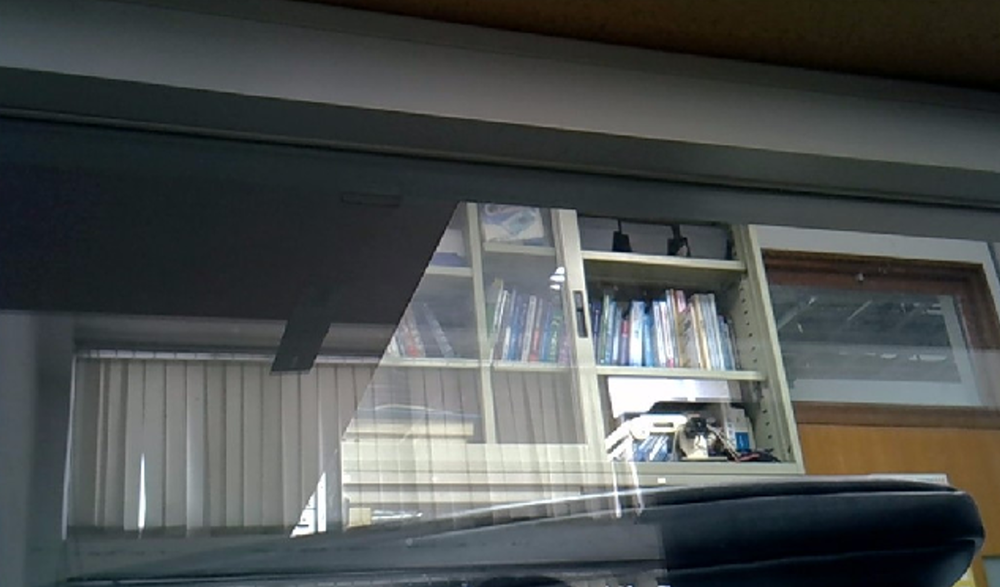
#> input picture 自動光學檢測/W2/P1.png, 1000 x 587 px, shrunk from 1652 x 969 before the run, found by its file name
$ python class1.py
#> lines starting #> are read from the running program, lines starting #| are printed output that depends on the picture

import cv2
import numpy as np
import matplotlib.pyplot as plt
import math

# 全域變數：用來儲存滑鼠點擊資訊
# 格式: [(x1, y1, 'gray'/'mosaic'), (x2, y2, 'gray'/'mosaic')]
clicked_points = []

# Matplotlib 子圖(軸)物件，稍後在 main() 裡面指定
ax_gray = None
ax_mosaic = None

# 逐區塊馬賽克處理函式
def mosaic_average(gray_img, block_size):
    h, w = gray_img.shape
    for j in range(0, h, block_size):
        for i in range(0, w, block_size):
            # 取出區塊
            block = gray_img[j:j+block_size, i:i+block_size]
            # 計算該區塊的平均灰階值 (用 float32 避免整數截斷)
            avg_val = np.mean(block, dtype=np.float32)
            # 將此區塊填上平均值
            gray_img[j:j+block_size, i:i+block_size] = avg_val
    return gray_img

def on_click(event):
    global clicked_points, ax_gray, ax_mosaic

    if event.inaxes is None:
        return  # 點在圖框外，不處理

    xdata = event.xdata
    ydata = event.ydata
    if xdata is None or ydata is None:
        return  # 可能點在坐標軸邊緣，取不到有效座標

    # 判斷點擊到哪個子圖
    if event.inaxes == ax_gray:
        clicked_points.append((xdata, ydata, 'gray'))
    elif event.inaxes == ax_mosaic:
        clicked_points.append((xdata, ydata, 'mosaic'))
    else:
        return

    # 當收集到兩個點，計算歐幾里得距離
    if len(clicked_points) == 2:
        (x1, y1, which1), (x2, y2, which2) = clicked_points

        if which1 == which2:
            # 僅在同一張影像上計算距離
            dx = x1 - x2
            dy = y1 - y2
            dist = math.sqrt(dx**2 + dy**2)
            print(f"兩點距離（{which1}）: {dist:.2f} pixels")
        else:
            print("兩點分別在不同影像上，無法計算距離。")

        # 清空 clicked_points，方便下次量測
        clicked_points = []

def main():
    global ax_gray, ax_mosaic

    # 從檔案讀取圖片
    cap = cv2.imread('W2\P1.png')
#> cap is the input picture: shape (587, 1000, 3); mean B, G, R 79.9, 80.5, 76.6

    # 檢查圖片是否正確讀取
    if cap is None:
        print("無法讀取圖片，請檢查檔案路徑。")
        return

    # 將影像轉為灰階
    gray_img = cv2.cvtColor(cap, cv2.COLOR_BGR2GRAY)
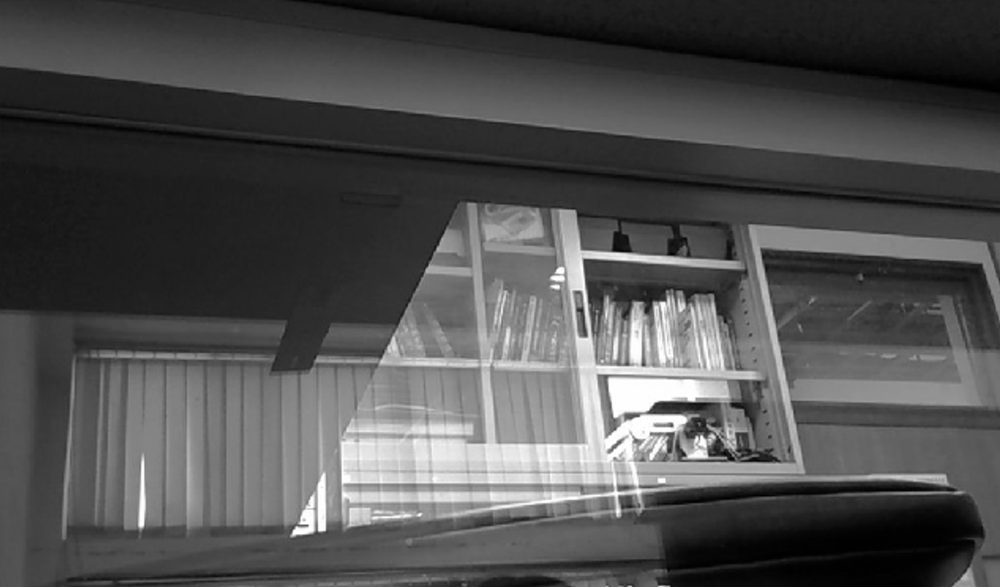
#> gray_img: shape (587, 1000); min 0, max 255, mean 79.3

    # 設定馬賽克區塊大小 (學號後兩碼/2)
    block_size = 49

    # 產生馬賽克影像
    mosaic_img = gray_img.copy()
    mosaic_img = mosaic_average(mosaic_img, block_size)
#> after the loop in mosaic_average, `for j in range(0, h, block_size):`: block: shape (48, 20); every value is 85
#> after the loop in mosaic_average, `for j in range(0, h, block_size):`:
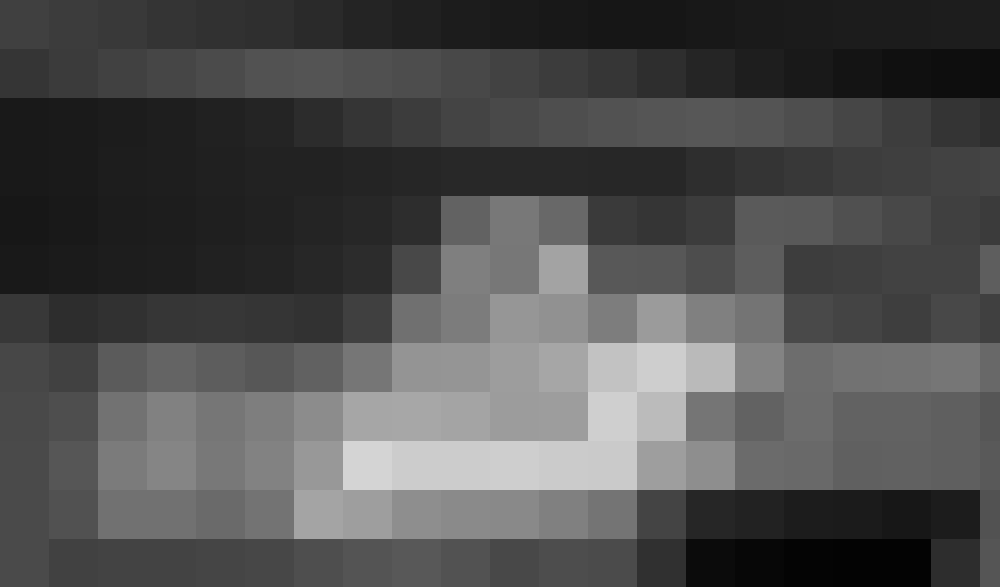
#> gray_img: shape (587, 1000); min 3, max 212, mean 78.8

    # 使用 Matplotlib 顯示兩張影像
    fig, (ax_gray, ax_mosaic) = plt.subplots(1, 2, figsize=(12, 6))

    # 左側顯示原始灰階影像
    ax_gray.imshow(gray_img, cmap='gray')
    ax_gray.set_title("gray")
    ax_gray.set_xlabel("X")
    ax_gray.set_ylabel("Y")

    # 右側顯示馬賽克影像
    ax_mosaic.imshow(mosaic_img, cmap='gray')
    ax_mosaic.set_title(f"mosaic (block_size={block_size})")
    ax_mosaic.set_xlabel("X")
    ax_mosaic.set_ylabel("Y")

    # 綁定滑鼠事件，用於量測兩點之間的距離
    fig.canvas.mpl_connect('button_press_event', on_click)

    # 顯示 Matplotlib 視窗
    plt.tight_layout()
    plt.show()
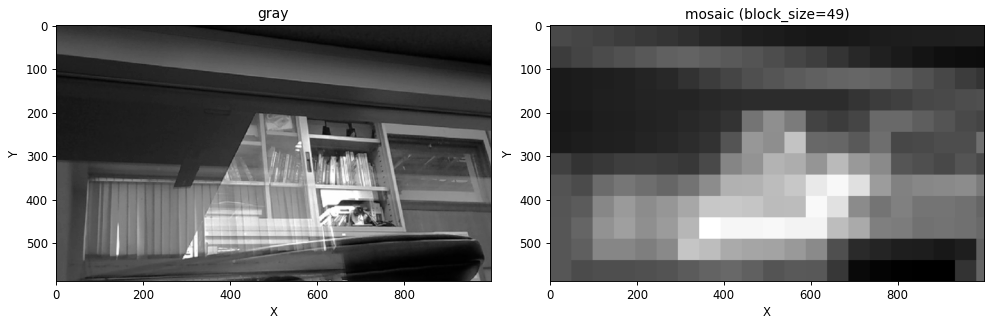
#> figure drawn by matplotlib, 2 panels

if __name__ == "__main__":
    main()

$ run again, with 自動光學檢測/W2/P2.png copied over 自動光學檢測/W2/P1.png
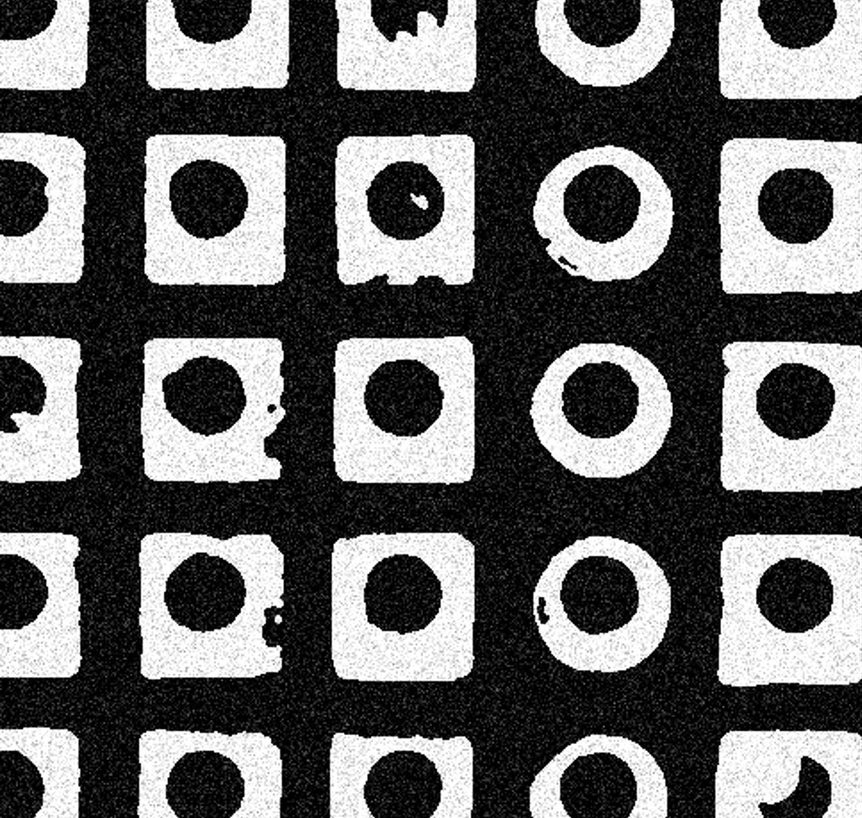
#> input picture 自動光學檢測/W2/P2.png, 862 x 818 px, shrunk from 1507 x 1430 before the run, found by its file name
#> in main, cap is the input picture: shape (818, 862, 3); min 0, max 255, mean 102.2
#> after the loop in mosaic_average, `for j in range(0, h, block_size):`:
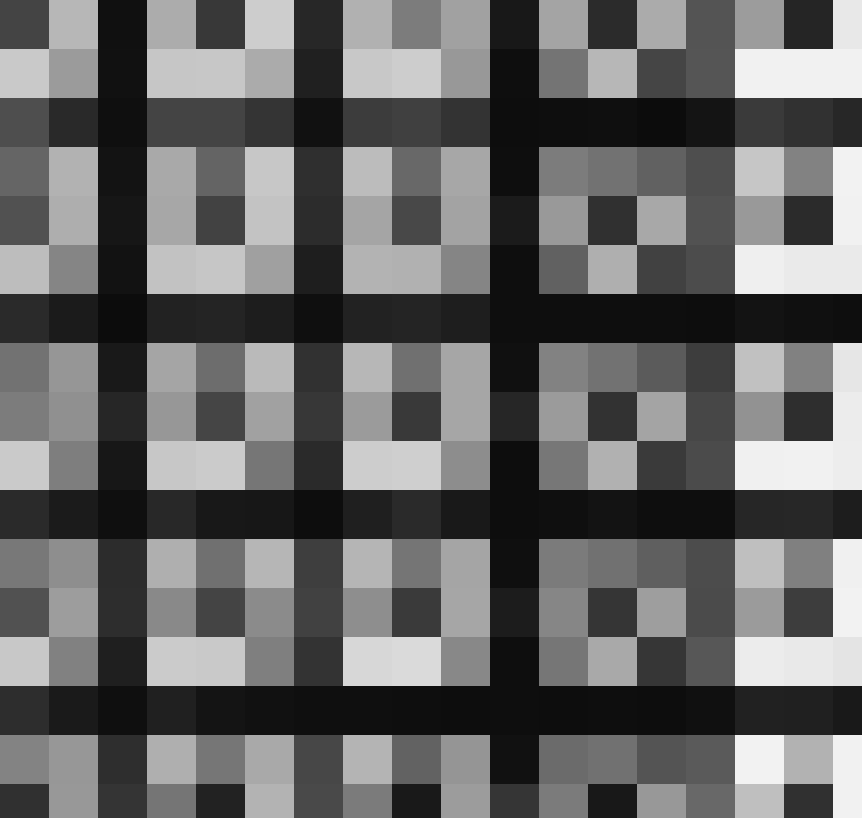
#> gray_img: shape (818, 862); min 12, max 242, mean 101.7
#> in main, `plt.show()`:
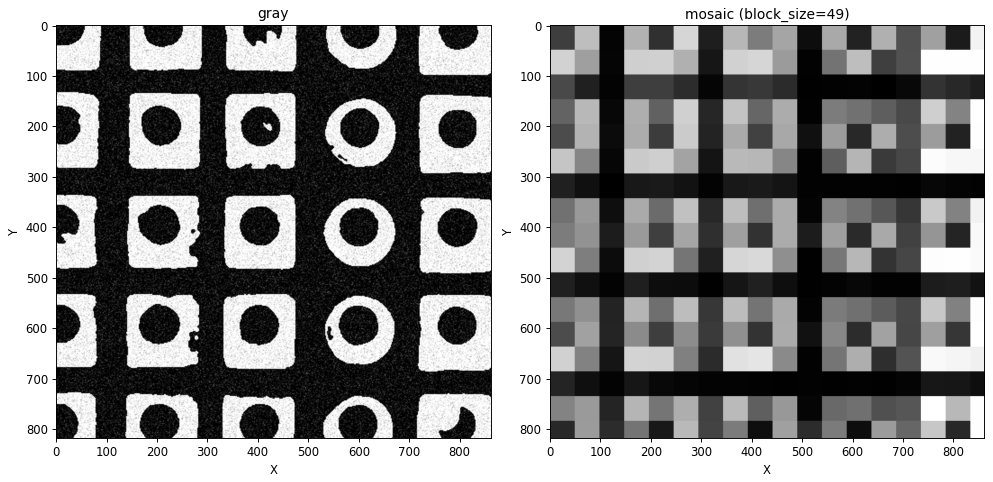
#> figure drawn by matplotlib, 2 panels
